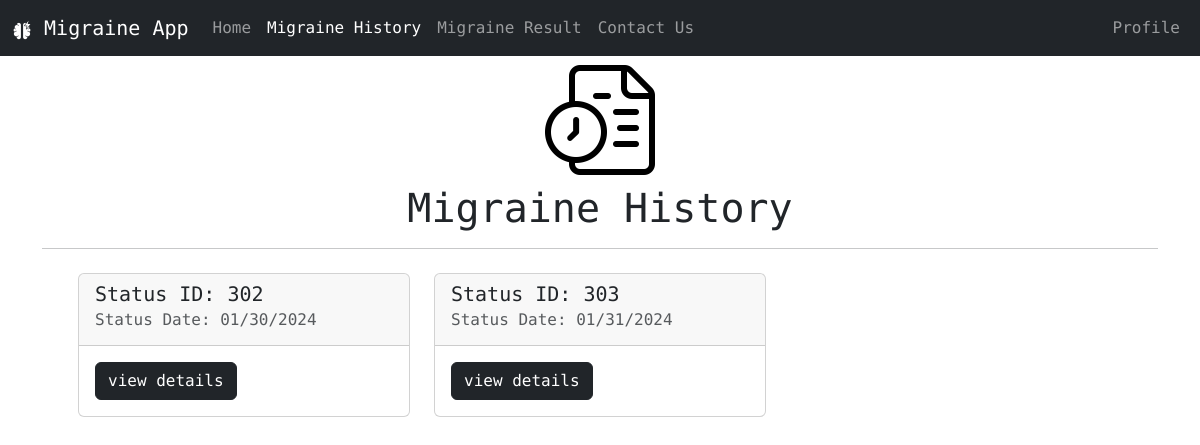
Page /migraineHistory (signed in) on the earlier database version.
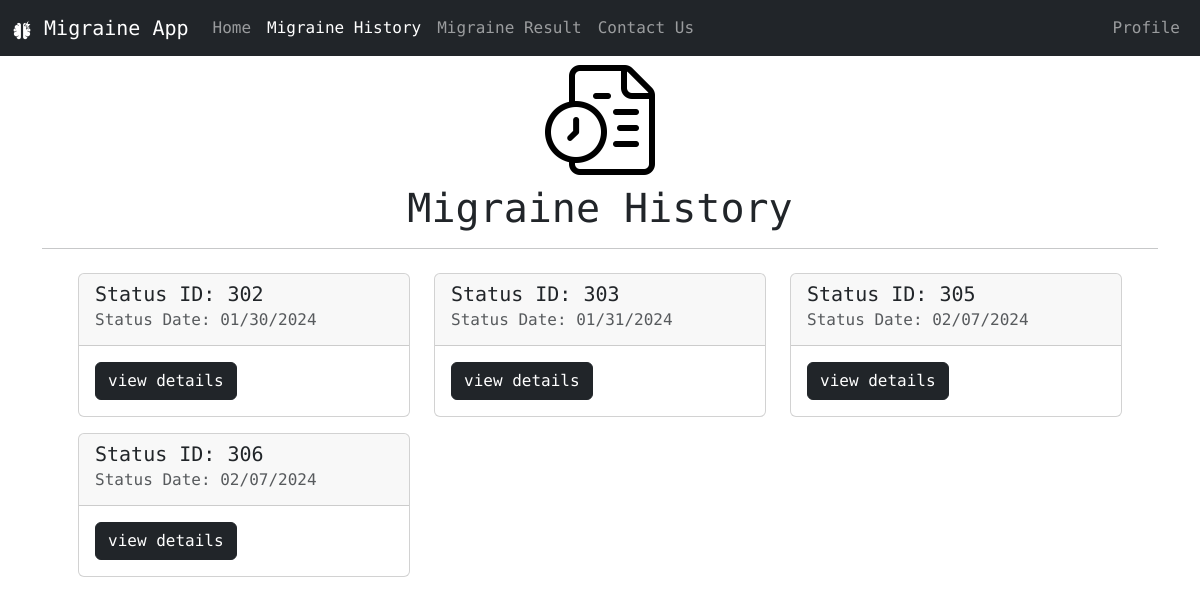
Same page on the later database version.
### website/models.py (models this page shows)
class Status(db.Model):
    id = db.Column(db.Integer, primary_key=True, autoincrement=True)
    date = db.Column(db.String(150))
    severity = db.Column(db.Integer)
    stress = db.Column(db.Integer)
    light = db.Column(db.String(1))
    sound = db.Column(db.String(1))
    nausea = db.Column(db.String(1))
    aura = db.Column(db.String(1))
    visual = db.Column(db.String(1))
    dizzness = db.Column(db.String(1))
    fatigue = db.Column(db.String(1))
    unconcentrated = db.Column(db.String(1))
    neck = db.Column(db.String(1))
    user_id = db.Column(db.Integer, db.ForeignKey("user.id"))

### website/views.py (the view)
@views.route("/migraineHistory")
@login_required
def migraine_history():
    status = Status.query.filter_by(user_id=current_user.id).all()
    return render_template("migraineHistory.html", user=current_user, status=status)

### website/__init__.py (called while the page is built)
def create_app():
    app = Flask(__name__)
    app.config["SECRET_KEY"] = "heisenberg"
    app.config["SQLALCHEMY_DATABASE_URI"] = f"sqlite:///{DB_NAME}"
    db.init_app(app)
    from .views import views
    from .auth import auth
    app.register_blueprint(views, url_prefix="/")
    app.register_blueprint(auth, url_prefix="/")
    from .models import User, Caretaker, Admin
    create_database(app)
    login_manager = LoginManager()
    login_manager.login_view = "auth.login"
    login_manager.login_message = "User needs to be logged in to view this page"
    login_manager.login_message_category = "error"
    login_manager.init_app(app)
    @login_manager.user_loader
    def load_user(email):
        u = User.query.get(email)
        c = Caretaker.query.get(email)
        a = Admin.query.get(email)
        return u or c or a
    return app

### website/templates/migraineHistory.html (shortened to what this page needs)
{% extends 'base.html' %}
{% block mhActive %}
    nav-link active
{% endblock %}
{% block body %}
    <div class="text-center">
        <img src="../static/img/history25%.png" alt="migraine logo">
        <h1>Migraine History</h1>
    </div>
    <hr>
    <div class="row m-4">
        {% for status in status %}
            <div class="col-md-4 mb-3">
                <div class="card">
                    <div class="card-header">
                        <h5 class="card-title">Status ID: {{ status.id }}</h5>
                        <h6 class="card-subtitle mb-2 text-muted">Status Date: {{ status.date }}</h6>
                    </div>
                    <div class="card-body">
                        <button type="button" class="btn btn-dark" data-bs-toggle="modal" data-bs-target="#exampleModal{{ status.id }}">
                            view details
                        </button>
                    </div>
                </div>
            </div>
        {% endfor %}
    </div>
{% endblock %}

Differences in the rows shown:
added Status: id "305", date "02/07/2024"
added Status: id "306", date "02/07/2024"
